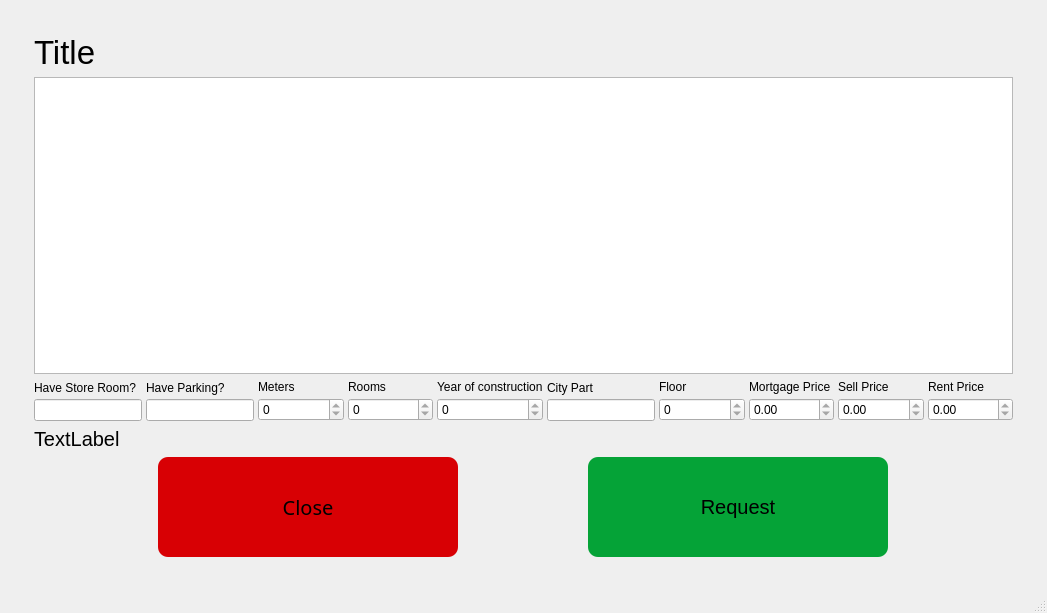
<?xml version="1.0" encoding="UTF-8"?>
<ui version="4.0">
 <class>MainWindow</class>
 <widget class="QMainWindow" name="MainWindow">
  <property name="enabled">
   <bool>true</bool>
  </property>
  <property name="geometry">
   <rect>
    <x>0</x>
    <y>0</y>
    <width>1047</width>
    <height>613</height>
   </rect>
  </property>
  <property name="windowTitle">
   <string>Show House - SOAS</string>
  </property>
  <widget class="QWidget" name="centralwidget">
   <layout class="QVBoxLayout" name="verticalLayout_2">
    <item>
     <layout class="QVBoxLayout" name="verticalLayout">
      <property name="leftMargin">
       <number>25</number>
      </property>
      <property name="topMargin">
       <number>25</number>
      </property>
      <property name="rightMargin">
       <number>25</number>
      </property>
      <property name="bottomMargin">
       <number>25</number>
      </property>
      <item>
       <widget class="QLabel" name="AdTitle">
        <property name="font">
         <font>
          <pointsize>25</pointsize>
         </font>
        </property>
        <property name="text">
         <string>Title</string>
        </property>
       </widget>
      </item>
      <item>
       <widget class="QTextBrowser" name="AdMessage">
        <property name="font">
         <font>
          <pointsize>15</pointsize>
         </font>
        </property>
       </widget>
      </item>
      <item>
       <layout class="QHBoxLayout" name="horizontalLayout_2">
        <property name="spacing">
         <number>4</number>
        </property>
        <item>
         <layout class="QVBoxLayout" name="verticalLayout_9">
          <item>
           <widget class="QLabel" name="label_6">
            <property name="text">
             <string>Have Store Room?</string>
            </property>
           </widget>
          </item>
          <item>
           <widget class="QLineEdit" name="StoreRoomLine">
            <property name="sizePolicy">
             <sizepolicy hsizetype="Minimum" vsizetype="Fixed">
              <horstretch>0</horstretch>
              <verstretch>0</verstretch>
             </sizepolicy>
            </property>
            <property name="readOnly">
             <bool>true</bool>
            </property>
           </widget>
          </item>
         </layout>
        </item>
        <item>
         <layout class="QVBoxLayout" name="verticalLayout_10">
          <item>
           <widget class="QLabel" name="label_7">
            <property name="text">
             <string>Have Parking?</string>
            </property>
           </widget>
          </item>
          <item>
           <widget class="QLineEdit" name="ParkingLine">
            <property name="sizePolicy">
             <sizepolicy hsizetype="Minimum" vsizetype="Fixed">
              <horstretch>0</horstretch>
              <verstretch>0</verstretch>
             </sizepolicy>
            </property>
            <property name="readOnly">
             <bool>true</bool>
            </property>
           </widget>
          </item>
         </layout>
        </item>
        <item>
         <layout class="QVBoxLayout" name="verticalLayout_4">
          <item>
           <widget class="QLabel" name="label_2">
            <property name="text">
             <string>Meters</string>
            </property>
           </widget>
          </item>
          <item>
           <widget class="QSpinBox" name="MeterSpin">
            <property name="readOnly">
             <bool>true</bool>
            </property>
            <property name="maximum">
             <number>1000</number>
            </property>
           </widget>
          </item>
         </layout>
        </item>
        <item>
         <layout class="QVBoxLayout" name="verticalLayout_5">
          <item>
           <widget class="QLabel" name="label_3">
            <property name="text">
             <string>Rooms</string>
            </property>
           </widget>
          </item>
          <item>
           <widget class="QSpinBox" name="RoomSpin">
            <property name="readOnly">
             <bool>true</bool>
            </property>
           </widget>
          </item>
         </layout>
        </item>
        <item>
         <layout class="QVBoxLayout" name="verticalLayout_6">
          <item>
           <widget class="QLabel" name="label_4">
            <property name="text">
             <string>Year of construction</string>
            </property>
           </widget>
          </item>
          <item>
           <widget class="QSpinBox" name="YearSpin">
            <property name="readOnly">
             <bool>true</bool>
            </property>
           </widget>
          </item>
         </layout>
        </item>
        <item>
         <layout class="QVBoxLayout" name="verticalLayout_3">
          <item>
           <widget class="QLabel" name="label">
            <property name="text">
             <string>City Part</string>
            </property>
           </widget>
          </item>
          <item>
           <widget class="QLineEdit" name="CityPartLine">
            <property name="sizePolicy">
             <sizepolicy hsizetype="Minimum" vsizetype="Fixed">
              <horstretch>0</horstretch>
              <verstretch>0</verstretch>
             </sizepolicy>
            </property>
            <property name="readOnly">
             <bool>true</bool>
            </property>
           </widget>
          </item>
         </layout>
        </item>
        <item>
         <layout class="QVBoxLayout" name="verticalLayout_7">
          <item>
           <widget class="QLabel" name="label_5">
            <property name="text">
             <string>Floor</string>
            </property>
           </widget>
          </item>
          <item>
           <widget class="QSpinBox" name="FloorSpin">
            <property name="readOnly">
             <bool>true</bool>
            </property>
            <property name="maximum">
             <number>1000</number>
            </property>
           </widget>
          </item>
         </layout>
        </item>
        <item>
         <layout class="QVBoxLayout" name="verticalLayout_11">
          <item>
           <widget class="QLabel" name="MortLabel">
            <property name="text">
             <string>Mortgage Price</string>
            </property>
           </widget>
          </item>
          <item>
           <widget class="QDoubleSpinBox" name="MortPrice">
            <property name="readOnly">
             <bool>true</bool>
            </property>
           </widget>
          </item>
         </layout>
        </item>
        <item>
         <layout class="QVBoxLayout" name="verticalLayout_8">
          <item>
           <widget class="QLabel" name="SellLabel">
            <property name="text">
             <string>Sell Price</string>
            </property>
           </widget>
          </item>
          <item>
           <widget class="QDoubleSpinBox" name="SellPrice">
            <property name="readOnly">
             <bool>true</bool>
            </property>
           </widget>
          </item>
         </layout>
        </item>
        <item>
         <layout class="QVBoxLayout" name="verticalLayout_12">
          <item>
           <widget class="QLabel" name="RentLabel">
            <property name="text">
             <string>Rent Price</string>
            </property>
           </widget>
          </item>
          <item>
           <widget class="QDoubleSpinBox" name="RentPrice">
            <property name="readOnly">
             <bool>true</bool>
            </property>
           </widget>
          </item>
         </layout>
        </item>
       </layout>
      </item>
      <item>
       <widget class="QLabel" name="Writer">
        <property name="font">
         <font>
          <pointsize>15</pointsize>
         </font>
        </property>
        <property name="text">
         <string>TextLabel</string>
        </property>
       </widget>
      </item>
      <item>
       <layout class="QHBoxLayout" name="horizontalLayout">
        <item>
         <widget class="QPushButton" name="CloseBtn">
          <property name="sizePolicy">
           <sizepolicy hsizetype="Minimum" vsizetype="Expanding">
            <horstretch>0</horstretch>
            <verstretch>0</verstretch>
           </sizepolicy>
          </property>
          <property name="maximumSize">
           <size>
            <width>300</width>
            <height>100</height>
           </size>
          </property>
          <property name="font">
           <font>
            <family>Noto Sans</family>
            <pointsize>15</pointsize>
           </font>
          </property>
          <property name="styleSheet">
           <string notr="true">background-color: rgb(216, 0, 4);
border-radius: 10px;
padding: 0px 5px;</string>
          </property>
          <property name="text">
           <string>Close</string>
          </property>
         </widget>
        </item>
        <item>
         <widget class="QPushButton" name="RequestBtn">
          <property name="sizePolicy">
           <sizepolicy hsizetype="Minimum" vsizetype="Expanding">
            <horstretch>0</horstretch>
            <verstretch>0</verstretch>
           </sizepolicy>
          </property>
          <property name="maximumSize">
           <size>
            <width>300</width>
            <height>100</height>
           </size>
          </property>
          <property name="font">
           <font>
            <pointsize>15</pointsize>
           </font>
          </property>
          <property name="styleSheet">
           <string notr="true">background-color: rgb(5, 163, 55);
border-radius: 10px;
padding: 0px 5px;</string>
          </property>
          <property name="text">
           <string>Request</string>
          </property>
         </widget>
        </item>
       </layout>
      </item>
     </layout>
    </item>
   </layout>
  </widget>
  <widget class="QMenuBar" name="menubar">
   <property name="geometry">
    <rect>
     <x>0</x>
     <y>0</y>
     <width>1047</width>
     <height>30</height>
    </rect>
   </property>
  </widget>
  <widget class="QStatusBar" name="statusbar"/>
 </widget>
 <resources/>
 <connections/>
</ui>
